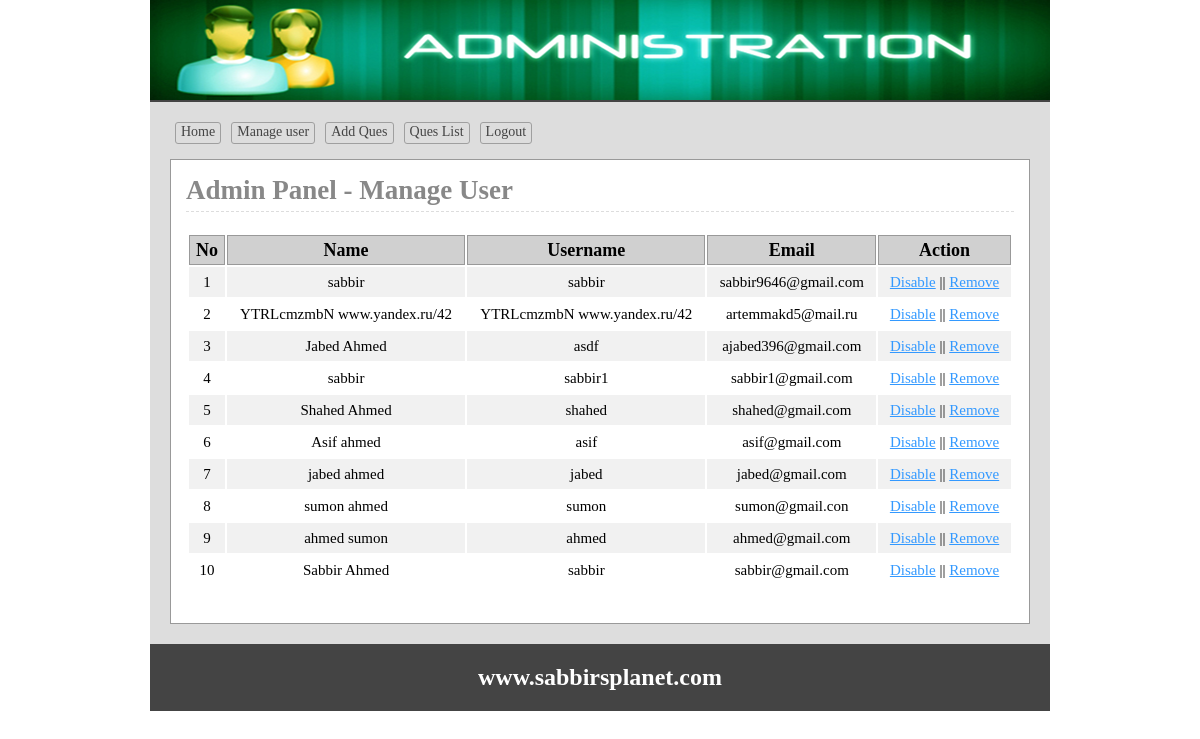
The app's page /admin/users.php (signed in) with its own data.
### tables this page shows
CREATE TABLE `tbl_user` (
  `userId` int(11) NOT NULL,
  `fullName` varchar(32) NOT NULL,
  `userName` varchar(32) NOT NULL,
  `password` varchar(32) NOT NULL,
  `email` varchar(32) NOT NULL,
  `status` int(11) NOT NULL DEFAULT 0
);

### lib/Database.php (called while the page is built, shortened)
<?php
Class Database{
	public $host   = DB_HOST;
	public $user   = DB_USER;
	public $pass   = DB_PASS;
	public $dbname = DB_NAME;
	public $link;
	private function connectDB(){
	$this->link = new mysqli($this->host, $this->user, $this->pass, $this->dbname);
 }
	public function select($query){
		$result = $this->link->query($query) or die($this->link->error.__LINE__);
		if($result->num_rows > 0){
			return $result;
		} else {
			return false;
		}
	}
}

### classes/User.php (called while the page is built, shortened)
<?php
	$filepath = realpath(dirname(__FILE__));
	include_once($filepath.'/../lib/Database.php');
	class User{
		private $db;
		function __construct()
		{
			$this->db = new Database();
		}
		public function getAllUser(){
			$query = "SELECT * FROM tbl_user order by userId desc";
			$result = $this->db->select($query);
			return $result;
		}
	}
?>

### admin/users.php (the view, shortened to what this page needs)
<?php
    $filepath = realpath(dirname(__FILE__));
	include_once ($filepath.'/inc/header.php');
	include_once ($filepath.'/../classes/User.php');
	$user = new User();
?>
<div class="main">
	<h1>Admin Panel - Manage User</h1>
	<div class="manageUser">
		<table class="tblone">
			<tr>
				<th>No</th>
				<th>Name</th>
				<th>Username</th>
				<th>Email</th>
				<th>Action</th>
			</tr>
			<?php
				$userData = $user->getAllUser();
				if ($userData) {
					$i = 0;
					while ($result = $userData->fetch_assoc()) {
						$i++;
			?>
			<tr>
				<td><?php
					if ($result['status'] == '1') {
						echo "<span class='error'>.$i.</span>";
					}else{
						echo $i;
					}
				 ?></td>
				<td><?php echo $result['fullName']; ?></td>
				<td><?php
					if ($result['status'] == '1') {
						echo "<span class='error'>".$result['userName']."</span>";
					}else{
						echo $result['userName'];
					}
				 ?></td>
				<td><?php echo $result['email']; ?></td>
				<td>
				<?php if ($result['status'] == '0') { ?>
					<a href="?dsblid=<?php echo $result['userId']; ?>">Disable</a>
				<?php }else{ ?>
					<a href="?enblid=<?php echo $result['userId']; ?>">Enable</a>
				<?php } ?>
				|| <a onclick="return confirm('Are You Sure TO Remove');" href="?delid=<?php echo $result['userId']; ?>">Remove</a>
				</td>
			</tr>
			<?php } } ?>
		</table>
	</div>
</div>
<?php include 'inc/footer.php'; ?>

### admin/inc/header.php (shortened to what this page needs)
<?php
	include_once("../lib/Database.php");
?>
<!doctype html>
<html>
<head>
	<link rel="stylesheet" href="css/admin.css">
</head>
<body>
<div class="phpcoding">
	<section class="headeroption"></section>
		<section class="maincontent">
		<div class="menu">
		<ul>
			<li><a href="index.php">Home</a></li>
			<li><a href="users.php">Manage user</a></li>
			<li><a href="quesadd.php">Add Ques</a></li>
			<li><a href="queslist.php">Ques List</a></li>
			<li><a href="?action=logout">Logout</a></li>
		</ul>
	 </div>

### admin/inc/footer.php
 </section>
<section class="footeroption">
		<h2><?php echo "www.sabbirsplanet.com"; ?></h2>
	</section>
</div>
</body>
</html>

### admin/css/admin.css (style rules this page uses)
* { margin:0;padding:0;outline:none }
body { font-family:verdana }
.phpcoding { width:900px; margin: 0 auto;background:#ddd }
.headeroption { background: #444 url("../img/adminbanner.png") no-repeat scroll 0 0; border-bottom: 2px solid #444444; height: 100px; }
.footeroption { background:#444;color:#fff;text-align:center;padding:20px; }
.headeroption h2, .footeroption h2 { margin:0;font-size:24px }
.maincontent { font-size: 18px; min-height: 430px; padding: 20px; }
.tblone { width:100%;border:1px solid #fff;margin:20px 0 }
.tblone td { font-size: 15px; padding: 5px 10px; text-align: center; }
table.tblone th { background-color: #d0d0d0; border: 1px solid #999; }
table.tblone tr:nth-child(2n+1) { background:#fff;height:30px; }
table.tblone tr:nth-child(2n) { background:#f1f1f1;height:30px; }
.tblone td a { color:#3399FF; }
.main { background: #fff none repeat scroll 0 0; border: 1px solid #999; margin-top: 10px; min-height: 368px; padding: 15px; width: 828px; }
.main h1 { border-bottom: 1px dashed #ddd; color: #888; margin: 0 0 5px; padding-bottom: 5px; }
.menu { overflow:hidden; }
.menu ul { margin:0;padding:0;list-style:none }
.menu ul li { display:block;float:left; }
.menu ul li a { border: 1px solid #9f9f9f; border-radius: 3px; color: #444; display: block; font-size: 14px; margin: 0 5px 5px; padding: 1px 5px 3px; text-decoration: none; }

### records on screen
tbl_user: fullName "sabbir", userName "sabbir", email "sabbir9646@gmail.com"
tbl_user: fullName "YTRLcmzmbN www.yandex.ru/42", userName "YTRLcmzmbN www.yandex.ru/42", email "artemmakd5@mail.ru"
tbl_user: fullName "Jabed Ahmed", userName "asdf", email "ajabed396@gmail.com"
tbl_user: fullName "sabbir", userName "sabbir1", email "sabbir1@gmail.com"
tbl_user: fullName "Shahed Ahmed", userName "shahed", email "shahed@gmail.com"
tbl_user: fullName "Asif ahmed", userName "asif", email "asif@gmail.com"
tbl_user: fullName "jabed ahmed", userName "jabed", email "jabed@gmail.com"
tbl_user: fullName "sumon ahmed", userName "sumon", email "sumon@gmail.con"
tbl_user: fullName "ahmed sumon", userName "ahmed", email "ahmed@gmail.com"
tbl_user: fullName "Sabbir Ahmed", userName "sabbir", email "sabbir@gmail.com"
